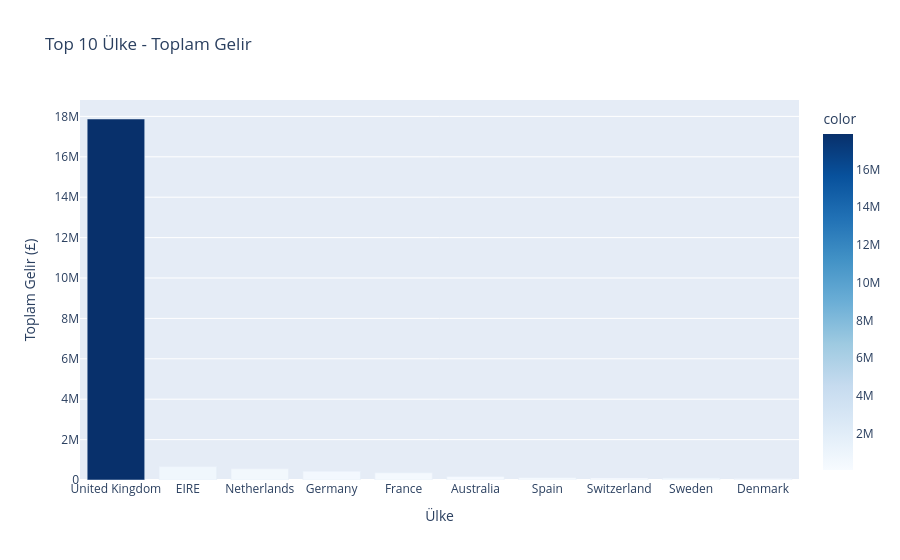

The code cell stored with this chart in its notebook:
### Code cell
country_revenue = df_clean.groupby('Country')['TotalPrice'].sum().sort_values(ascending=False).head(10)

fig = px.bar(
    x=country_revenue.index,
    y=country_revenue.values,
    title='Top 10 Ülke - Toplam Gelir',
    labels={'x': 'Ülke', 'y': 'Toplam Gelir (£)'},
    color=country_revenue.values,
    color_continuous_scale='Blues'
)
fig.show()

### Figure 1 — Plotly figure (JSON) as saved in the notebook; plotly's stock layout.template omitted (floating-point values rounded to 4 significant figures)
{"data": [{"hovertemplate": "Ülke=%{x}<br>Toplam Gelir (£)=%{y}<br>color=%{marker.color}<extra></extra>", "legendgroup": "", "marker": {"color": [17870000.0, 664400.0, 554200.0, 431300.0, 356900.0, 170000.0, 109200.0, 101000.0, 91900.0, 69860.0], "coloraxis": "coloraxis", "pattern": {"shape": ""}}, "name": "", "orientation": "v", "showlegend": false, "textposition": "auto", "type": "bar", "x": ["United Kingdom", "EIRE", "Netherlands", "Germany", "France", "Australia", "Spain", "Switzerland", "Sweden", "Denmark"], "xaxis": "x", "y": [17870000.0, 664400.0, 554200.0, 431300.0, 356900.0, 170000.0, 109200.0, 101000.0, 91900.0, 69860.0], "yaxis": "y"}], "layout": {"barmode": "relative", "coloraxis": {"autocolorscale": false, "colorbar": {"title": {"text": "color"}}, "colorscale": [[0, "rgb(247,251,255)"], [0.125, "rgb(222,235,247)"], [0.25, "rgb(198,219,239)"], [0.375, "rgb(158,202,225)"], [0.5, "rgb(107,174,214)"], [0.625, "rgb(66,146,198)"], [0.75, "rgb(33,113,181)"], [0.875, "rgb(8,81,156)"], [1, "rgb(8,48,107)"]]}, "legend": {"tracegroupgap": 0}, "title": {"text": "Top 10 Ülke - Toplam Gelir"}, "xaxis": {"anchor": "y", "domain": [0, 1], "title": {"text": "Ülke"}}, "yaxis": {"anchor": "x", "domain": [0, 1], "title": {"text": "Toplam Gelir (£)"}}}}
